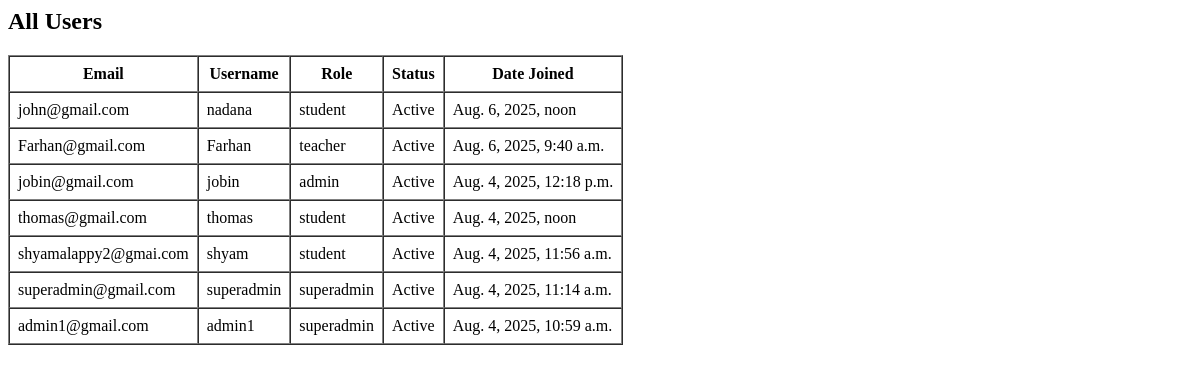
Before: /super_admin_table_view/ (signed in) with the older database file.
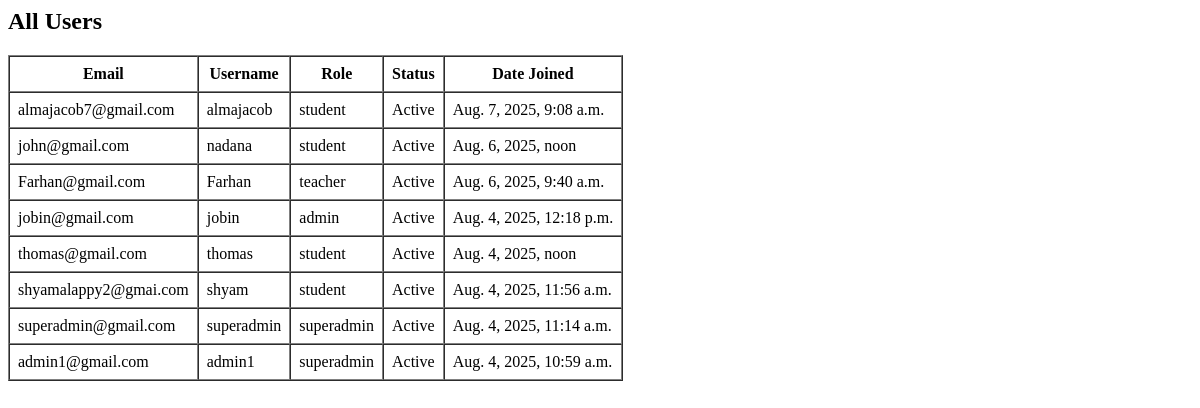
After: the same page with the newer database file.
### superadminapp/models.py (models this page shows, shortened)
class Account(AbstractBaseUser):
    first_name = models.CharField(max_length=50, blank=True, null=True)
    last_name = models.CharField(max_length=50, blank=True, null=True)
    username = models.CharField(max_length=60, unique=True)
    profile_image = models.ImageField(upload_to='profile_images/', default='default/default_profile.jpg', blank=True)
    email = models.EmailField(max_length=100, unique=True)
    phone_number = models.CharField(max_length=20, blank=True, null=True)
    user_key = models.CharField(max_length=10, unique=True, editable=False, null=True, blank=True)
    otp = models.CharField(max_length=6, blank=True, null=True,default="student")
    roles = models.CharField(choices=CATEGORY_CHOICE,max_length=20,default='superadmin')
    address = models.TextField(blank=True, null=True)
    is_verified = models.BooleanField(default=False)
    date_joined = models.DateTimeField(auto_now_add=True)
    last_login = models.DateTimeField(auto_now=True)
    is_admin = models.BooleanField(default=False)
    is_staff = models.BooleanField(default=False)
    is_active = models.BooleanField(default=False)
    is_superadmin = models.BooleanField(default=False)
    is_approved = models.BooleanField(default=False)
    registered_by = models.ForeignKey(settings.AUTH_USER_MODEL, on_delete=models.SET_NULL, null=True, blank=True, related_name='registered_users')
    USERNAME_FIELD = 'email'
    REQUIRED_FIELDS = ['username', 'first_name', 'last_name']
    objects = MyAccountManager()
    def __str__(self):
        return self.email

### superadminapp/views.py (the view)
# urls.py: path('super_admin_table_view/', views.super_admin_table_view, name='super_admin_table_view'),
def super_admin_table_view(request):
    if request.user.is_authenticated and request.user.roles == 'superadmin':
        User = get_user_model()
        users = Account.objects.all().order_by('-date_joined')
        print("[DEBUG] Found users:", users)
        return render(request, 'tables/superadmin_table.html', {'users': users})
    else:
        return redirect('login')

### templates/tables/superadmin_table.html
<h2>All Users</h2>
{% if users %}
  <table border="1" cellpadding="8" cellspacing="0">
    <thead>
      <tr>
        <th>Email</th>
        <th>Username</th>
        <th>Role</th>
        <th>Status</th>
        <th>Date Joined</th>
      </tr>
    </thead>
    <tbody>
      {% for user in users %}
        <tr>
          <td>{{ user.email }}</td>
          <td>{{ user.username }}</td>
          <td>{{ user.roles }}</td>
          <td>{{ user.is_active|yesno:"Active,Inactive" }}</td>
          <td>{{ user.date_joined }}</td>
        </tr>
      {% endfor %}
    </tbody>
  </table>
{% else %}
  <p>No users found.</p>
{% endif %}

Changed rows visible on the page:
added Account: email "almajacob7@gmail.com", username "almajacob", roles "student", is_active "Active", date_joined "Aug. 7, 2025, 9:08 a.m."
